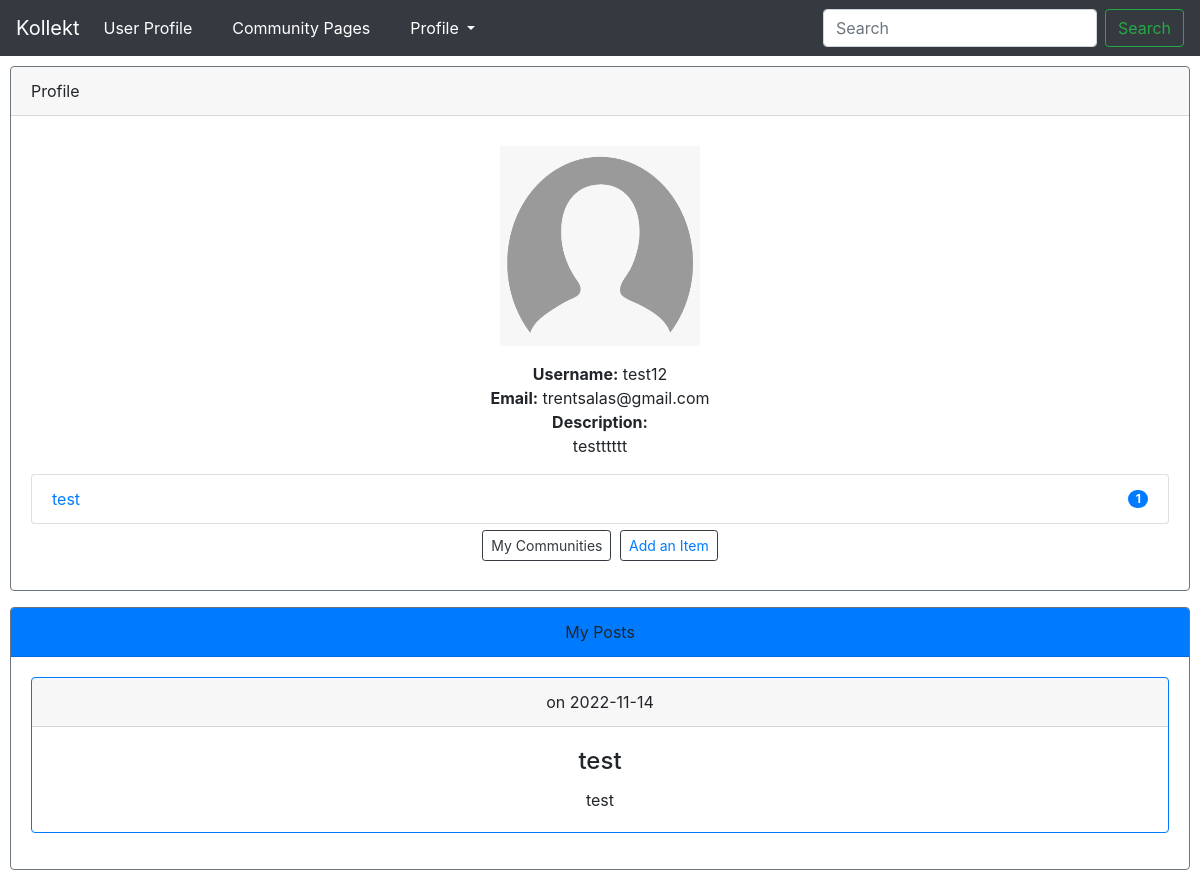
Screenshot of /userProfile (signed in) with the database file from the repository.
### kollekt/models.py (models this page shows, shortened)
class User(db.Model, UserMixin):
    id = db.Column(db.Integer, primary_key=True)
    username = db.Column(db.String(20), unique=True, nullable=False)
    email = db.Column(db.String(120), unique=True, nullable=False)
    password = db.Column(db.String(60), nullable=False)
    admin = db.Column(db.Boolean)
    profile_picture = db.Column(db.BLOB)
    bio = db.Column(db.VARCHAR)
    posts = db.relationship('Posts', backref='author', lazy=True)
    collections = db.relationship(
        'Collections', backref='collectionAuthor', lazy=True)

class Communities(db.Model):
    id = db.Column(db.Integer, primary_key=True)
    name = db.Column(db.String)
    url = db.Column(db.String)
    desc = db.Column(db.String)
    collections = db.relationship(
        'Collections', backref='communities', lazy=True)
    users = db.relationship(
        'User', secondary=users_in_community, backref='users')
    def getUsers(self):
        return self.users
    def memberCount(self):
        return len(self.users)
    def __repr__(self):
        return f'<Community "{self.url}">'

class Posts(db.Model):
    id = db.Column(db.Integer, primary_key=True)
    title = db.Column(db.String)
    author_id = db.Column(db.Integer, db.ForeignKey('user.id'), nullable=False)
    body = db.Column(db.String)
    timestamp = db.Column(db.String)
    meta = db.Column(db.String)
    responses = db.Column(db.BLOB)
    item_id = db.Column(db.Integer)
    community_id = db.Column(db.Integer)
    likes = db.relationship(
        'User', secondary=likes_on_posts, backref='usersWhoLiked')
    dislikes = db.relationship(
        'User', secondary=dislikes_on_posts, backref='usersWhoDisliked')
    def getCommunity(self):
        return Communities.query.filter_by(id=self.community_id).first()
    def getTimestamp(self):
        now = str(datetime.datetime.now()).split(" ")
        post_time_for_eval = self.timestamp.split(" ")
        if now[0] == post_time_for_eval[0]:
            return post_time_for_eval[1].split(".")[0], "at " + post_time_for_eval[1].split(".")[0]
        else:
            return post_time_for_eval[0], "on " + post_time_for_eval[0]
    def __repr__(self):
        return f'<Post #{self.id} in Community "{self.getCommunity().url}">'

### kollekt/routes.py (the view)
@app.route("/userProfile")
def userProfile():
    users_posts = []
    all_posts = Posts.query.all()
    print(all_posts)
    all_posts.reverse()
    print(all_posts)
    for i in all_posts:
        if i.author_id == current_user.id:
            users_posts.append(i)
    print(users_posts)
    posts = Posts.query.all()
    allCommunities = Communities.query.all()
    usersCommunities = []
    if current_user.is_authenticated:
        for community in allCommunities:
            print(community)
            userlist = community.getUsers()  # waiting for method implementation
            finalUserList = []
            for i in userlist:
                finalUserList.append(i.username)
            if current_user.username in finalUserList:
                usersCommunities.append(community)
                allCommunities.remove(community)
    sampleCollections = Collections.query.all()
    sampleCommunities = Communities.query.all()
    return render_template('test.html', sampleCommunities=sampleCommunities, sampleCollections=sampleCollections,
                           usersCommunities=usersCommunities, allCommunities=allCommunities, posts=posts, user=current_user, users_posts=users_posts)

### kollekt/models.py (called while the page is built)
@login_manager.user_loader
def load_user(user_id):
    return User.query.get(int(user_id))

### kollekt/templates/test.html (shortened to what this page needs)
{% extends "layout.html" %} {% block content %}
<div class="card border-secondary mb-3" style="margin-left: 10px; margin-right: 10px;
margin-top: 10px;">
    <div class="card-header">
        Profile
    </div>
    <div class="card-body" style="text-align: center">
        <p style="text-align: center; margin-top: 10px">
            <img
                    height="200px"
                    src="../static/default_user.png"
                    width="200px"
            />
        </p>
        <strong>Username:</strong> {{ current_user.username }}<br/>
        <strong>Email:</strong> {{ current_user.email }}<br/>
        <strong>Description:</strong><br/>
        <p style="margin-left: 300px; margin-right: 300px"> {{ current_user.bio }}</p>
        {% for i in usersCommunities %}
            <a href="/community/{{ i.url }}">
              <li
                class="list-group-item d-flex justify-content-between align-items-center"
              >
                {{ i.name }}
                <span class="badge badge-primary badge-pill"
                  >{{ i.memberCount() }}</span
                >
              </li>
            </a>
        {% endfor %}
        <h2>
        <button class="btn btn-sm btn-outline-dark" type="button"> My Communities </button>
        <button class="btn btn-sm btn-outline-dark" type="button"> <a href="/addItem">Add an Item</a> </button>
        </div>
    </div>
    <div class="card border-secondary mb-3" style="margin-left: 10px; margin-right: 10px;
    margin-top: 12px; text-align: center;">
        <div class="card-header bg-primary" style="text-align: center">
            My Posts
        </div>
        {% for i in users_posts %}
        <div class="card-body" style="text-align: center;">
            <div class="card border-primary mb-3" style="max-width: 200rem;">
                <div class="card-header">{{i.getTimestamp()[1]}}</div>
                <div class="card-body">
                  <h4 class="card-title">{{i.title}}</h4>
                  <p class="card-text">{{i.body}}</p>
                </div>
              </div>
              {% endfor %}
        </div>
    {%endblock content %}

### rows the page displays
User: username "test12", email "trentsalas@gmail.com", bio "testttttt"
Communities: name "test", memberCount "1"
Posts: timestamp "on 2022-11-14", title "test", body "test"
